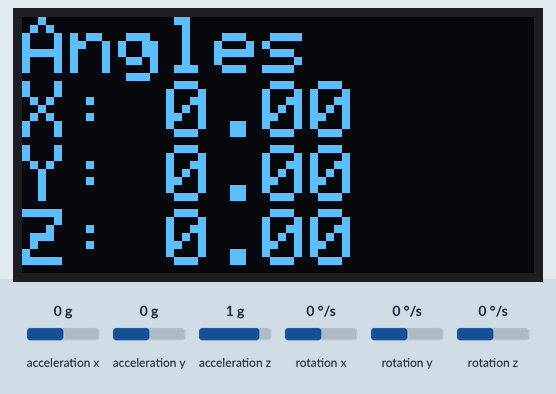
A sketch run on a simulated Arduino Uno, built with avr-gcc and run on an emulated ATmega328P. Parts: 128×64 one-colour display. Wiring (inferred from the names in the program): MPU-6050 motion sensor at I2C address 0x68. The inputs (shaded band) are chosen by the test bench; at power-on: acceleration z 1 g, rotation z 0 °/s, acceleration x 0 g, acceleration y 0 g, rotation x 0 °/s, rotation y 0 °/s. The display library's start-up logo is not drawn.

Above: at 17.4 s.
17.5 s: acceleration z set to 0 g
At 18.3 s:
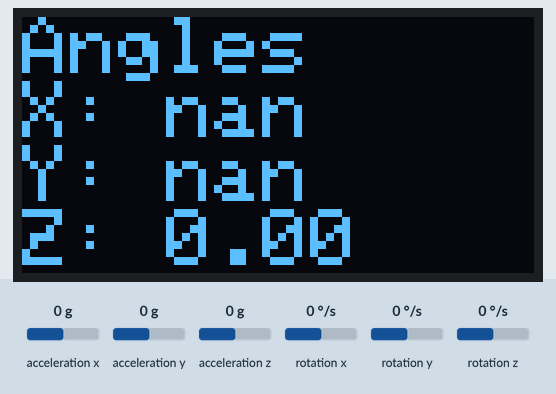
19.0 s: rotation z set to -192 °/s
At 19.19 s:
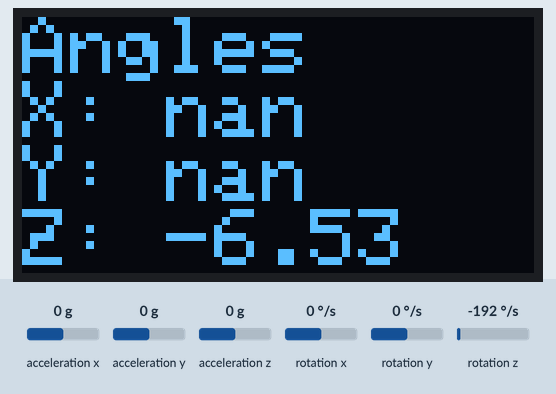
20.5 s: acceleration x set to -1.4 g
At 21.06 s:
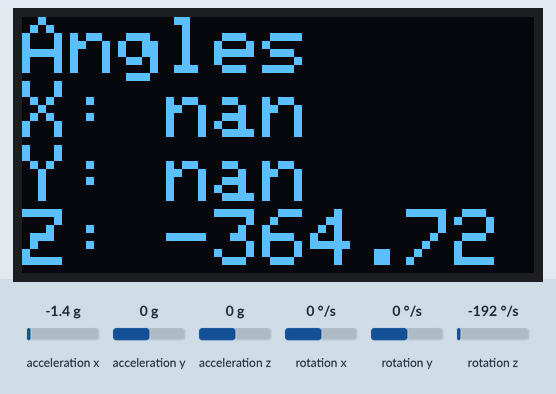
22.4 s: acceleration x set to 0 g
At 22.93 s:
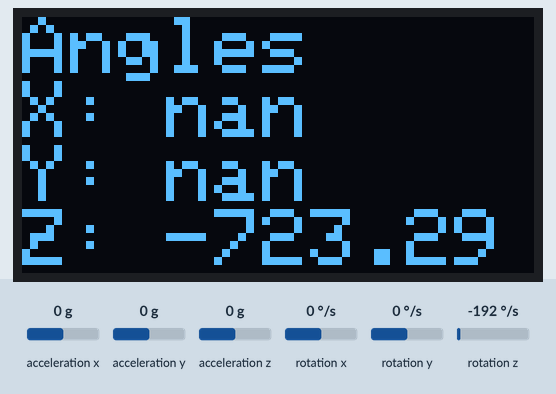
24.2 s: acceleration y set to -1.4 g
At 24.48 s:
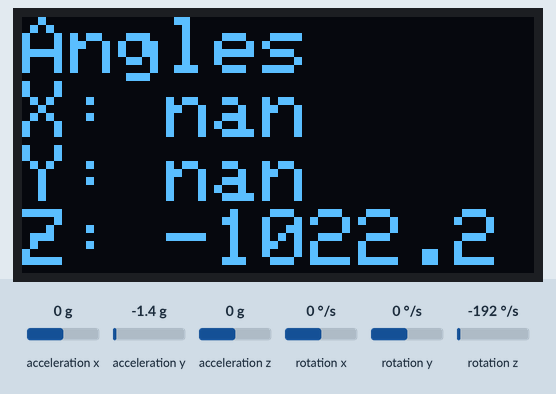
25.8 s: rotation x set to -192 °/s
At 27.91 s:
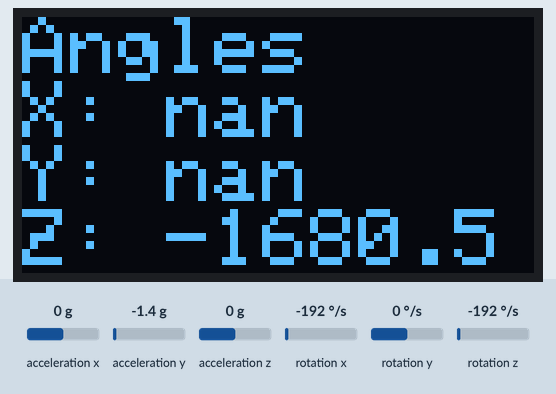

Measured:
- after the input at 17.5 s, the display: changes at once (image 1)
- after the input at 19.0 s, the display: changes at once (image 2)

The sketch:

gimbal.ino
```cpp
#include <Wire.h>
#include <Adafruit_GFX.h>
#include <Adafruit_SH110X.h>

#define i2c_Address 0x3c
#define SCREEN_WIDTH 128  // OLED display width, in pixels
#define SCREEN_HEIGHT 64  // OLED display height, in pixels
#define OLED_RESET -1     //   QT-PY / XIAO
#define OLED_RESET 4
Adafruit_SH1106G display = Adafruit_SH1106G(SCREEN_WIDTH, SCREEN_HEIGHT, &Wire, OLED_RESET);

//MSP프로토콜 설정//
enum {
  HEAD1,
  HEAD2,
  HEAD3,
  DATASIZE,
  CMD,
  ROLL,
  PICTH,
  YAW,
  THROTTLE,
  AUX,
  CRC,
  PACKETSIZE
};
uint8_t mspPacket[PACKETSIZE];

const int MPU_addr = 0x68;                  //MPU Address//
int16_t AcX, AcY, AcZ, Tmp, GyX, GyY, GyZ;  //가속도 센서값, 자이로 센서값//

//세가지 형태의 Roll, Pitch, Yaw 각도를 저장하기 위한 변수//
float accel_angle_x, accel_angle_y, accel_angle_z;
// float gyro_angle_x, gyro_angle_y, gyro_angle_z;
float filtered_angle_x, filtered_angle_y, filtered_angle_z;

//보정형 변수//
float baseAcX, baseAcY, baseAcZ;
float baseGyX, baseGyY, baseGyZ;

//시간관련 값//
float dt;
unsigned long t_now;
unsigned long t_prev;

//자이로 센서를 이용한 각도구하기//
float gyro_x, gyro_y, gyro_z;

float roll_target_angle = 0.0;
float pitch_target_angle = 0.0;
float yaw_target_angle = 0.0;

float base_roll_target_angle;
float base_pitch_target_angle;
float base_yaw_target_angle;

static uint8_t caliCount = 100;
static uint8_t caliDelay = 50;

void setup() {
  // put your setup code here, to run once:
  initMPU6050();  //MPU6050초기화//

  display.begin(i2c_Address, true);  // 시작 주소와 reset 여부 설정, true 대신 false 사용 시 수동 리셋 필요
  display.display();
  display.clearDisplay();
  display.setTextSize(2);              // 텍스트 크기 설정
  display.setTextColor(SH110X_WHITE);  // 텍스트 색상 설정
  display.setCursor(0, 0);             // 텍스트 시작 위치 설정
  display.display();                   // 화면에 표시

  // Serial.begin(115200);
  // Serial.println("calibAccelGyro");
  displayPrintln("caliAcGy");
  calibAccelGyro();  //가속도 자이로 센서의 초기 평균값을 구한다.//

  // Serial.println("initDT");
  display.setCursor(0, 16);
  displayPrintln("initDT");
  initDT();  //시간 간격 초기화//

  // Serial.println("initYPR");
  display.setCursor(0, 32);
  displayPrintln("initYPR");
  initYPR();  //Roll, Pitch, Yaw의 초기각도 값을 설정(평균을 구해 초기 각도로 설정, 호버링을 위한 목표 각도로 사용)//

  display.setCursor(0, 48);
  displayPrintln("done");
  delay(300);
}
///////////////////////
void initMPU6050() {
  //MPU6050 초기화//
  Wire.begin();
  Wire.beginTransmission(MPU_addr);
  Wire.write(0x6B);
  Wire.write(0);
  Wire.endTransmission(true);  //I2C의 제어권을 반환//
}
/////////////////////////
void calibAccelGyro() {
  float sumAcX = 0;
  float sumAcY = 0;
  float sumAcZ = 0;
  float sumGyX = 0;
  float sumGyY = 0;
  float sumGyZ = 0;

  readAccelGyro();

  //초기 보정값은 caliCount번의 가속도 자이로 센서의 값을 받아 해당 평균값을 가진다.//
  for (uint8_t i = 0; i < caliCount; i++) {
    readAccelGyro();

    sumAcX += AcX, sumAcY += AcY, sumAcZ += AcZ;
    sumGyX += GyX, sumGyY += GyY, sumGyZ += GyZ;

    displayi(i);
    delay(caliDelay);
  }

  baseAcX = sumAcX / caliCount;
  baseAcY = sumAcY / caliCount;
  baseAcZ = sumAcZ / caliCount;

  baseGyX = sumGyX / caliCount;
  baseGyY = sumGyY / caliCount;
  baseGyZ = sumGyZ / caliCount;
}
////////////////////////
void initDT() {
  t_prev = micros();  //초기 t_prev값은 근사값//
}
////////////////////////
void initYPR() {
  //초기 호버링의 각도를 잡아주기 위해서 Roll, Pitch, Yaw 상보필터 구하는 과정을 caliCount번 반복한다.//
  for (uint8_t i = 0; i < caliCount; i++) {
    readAccelGyro();
    calcDT();
    calcAccelYPR();
    calcGyroYPR();
    calcFilteredYPR();

    base_roll_target_angle += filtered_angle_y;
    base_pitch_target_angle += filtered_angle_x;
    base_yaw_target_angle += filtered_angle_z;

    displayi(i);
    delay(caliDelay);
  }

  //평균값을 구한다.//
  base_roll_target_angle /= caliCount;
  base_pitch_target_angle /= caliCount;
  base_yaw_target_angle /= caliCount;

  //초기 타겟 각도를 잡아준다.//
  roll_target_angle = base_roll_target_angle;
  pitch_target_angle = base_pitch_target_angle;
  yaw_target_angle = base_yaw_target_angle;
}
////////////////////////
void loop() {
  // put your main code here, to run repeatedly:
  readAccelGyro();
  calcDT();
  calcAccelYPR();     //가속도 센서 Roll, Pitch, Yaw의 각도를 구하는 루틴//
  calcGyroYPR();      //자이로 센서 Roll, Pitch, Yaw의 각도를 구하는 루틴//
  calcFilteredYPR();  //상보필터를 적용해 Roll, Pitch, Yaw의 각도를 구하는 루틴//
  static bool print;
  if (print) {
    // SendDataToProcessing(); //프로세싱으로 Roll, Pitch, Yaw값을 전송//
    display.clearDisplay();     // 디스플레이 클리어
    display.setCursor(0, 0);    // 커서 위치 설정
    display.println("Angles");  // 텍스트 출력
    display.print("X: ");
    display.println(filtered_angle_x);  // X 각도 출력
    display.print("Y: ");
    display.println(filtered_angle_y);  // Y 각도 출력
    display.print("Z: ");
    display.println(filtered_angle_z);  // Z 각도 출력
    display.display();                  // 변경 사항 디스플레이에 적용
    print = false;
  } else {
    print = true;
  }
}
void calcDT() {
  t_now = micros();
  dt = (t_now - t_prev) / 1000000.0;
  t_prev = t_now;
}
void calcAccelYPR() {
  float accel_x, accel_y, accel_z;
  float accel_xz, accel_yz;
  const float RADIANS_TO_DEGREES = 180 / 3.141592;

  accel_x = AcX - baseAcX;
  accel_y = AcY - baseAcY;
  accel_z = AcZ + (16384 - baseAcZ);

  //accel_angle_y는 Roll각을 의미//
  accel_yz = sqrt(pow(accel_y, 2) + pow(accel_z, 2));
  accel_angle_y = atan(-accel_x / accel_yz) * RADIANS_TO_DEGREES;

  //accel_angle_x는 Pitch값을 의미//
  accel_xz = sqrt(pow(accel_x, 2) + pow(accel_z, 2));
  accel_angle_x = atan(accel_y / accel_xz) * RADIANS_TO_DEGREES;

  accel_angle_z = 0;  //중력 가속도(g)의 방향과 정반대의 방향을 가리키므로 가속도 센서를 이용해서는 회전각을 계산할 수 없다.//
}
void calcGyroYPR() {
  const float GYROXYZ_TO_DEGREES_PER_SEC = 131;

  gyro_x = (GyX - baseGyX) / GYROXYZ_TO_DEGREES_PER_SEC;
  gyro_y = (GyY - baseGyY) / GYROXYZ_TO_DEGREES_PER_SEC;
  gyro_z = (GyZ - baseGyZ) / GYROXYZ_TO_DEGREES_PER_SEC;

  //gyro_angle_x += gyro_x * dt;
  //gyro_angle_y += gyro_y * dt;
  //gyro_angle_z += gyro_z * dt;
}
void calcFilteredYPR() {
  const float ALPHA = 0.96;
  float tmp_angle_x, tmp_angle_y, tmp_angle_z;

  tmp_angle_x = filtered_angle_x + gyro_x * dt;
  tmp_angle_y = filtered_angle_y + gyro_y * dt;
  tmp_angle_z = filtered_angle_z + gyro_z * dt;

  //상보필터 값 구하기(가속도, 자이로 센서의 절충)//
  filtered_angle_x = ALPHA * tmp_angle_x + (1.0 - ALPHA) * accel_angle_x;
  filtered_angle_y = ALPHA * tmp_angle_y + (1.0 - ALPHA) * accel_angle_y;
  filtered_angle_z = tmp_angle_z;
}
void readAccelGyro() {
  Wire.beginTransmission(MPU_addr);
  Wire.write(0x3B);
  Wire.endTransmission(false);  //I2C의 제어권을 이어간다//
  Wire.requestFrom(MPU_addr, 14, true);

  //가속도, 자이로 센서의 값을 읽어온다.//
  AcX = Wire.read() << 8 | Wire.read();
  AcY = Wire.read() << 8 | Wire.read();
  AcZ = Wire.read() << 8 | Wire.read();
  Tmp = Wire.read() << 8 | Wire.read();
  GyX = Wire.read() << 8 | Wire.read();
  GyY = Wire.read() << 8 | Wire.read();
  GyZ = Wire.read() << 8 | Wire.read();
}
// void SendDataToProcessing(){
//   // Serial.print(F("DEL: "));
//   // Serial.print(dt, DEC);
//   // Serial.print(F("#ACC: "));
//   // Serial.print(accel_angle_x, 2);
//   // Serial.print(F(", "));
//   // Serial.print(accel_angle_y, 2);
//   // Serial.print(F(", "));
//   // Serial.print(accel_angle_z, 2);
//   // Serial.print(F("#GYR:"));
//   // Serial.print(gyro_angle_x, 2);
//   // Serial.print(F(", "));
//   // Serial.print(gyro_angle_y, 2);
//   // Serial.print(F(", "));
//   // Serial.print(gyro_angle_z, 2);
//   // Serial.print(F("#FIL: "));
//   // Serial.print(filtered_angle_x);
//   // Serial.print(F(", "));
//   // Serial.print(filtered_angle_y);
//   // Serial.print(F(", "));
//   // Serial.print(filtered_angle_z);
//   // Serial.print(F("\n"));
//   delay(5);
// }

void displayPrint(String str) {
  display.print(str);  // 텍스트 출력
  display.display();   // 변경 사항 디스플레이에 적용
}

void displayPrintln(String str) {
  display.println(str);  // 텍스트 출력
  display.display();     // 변경 사항 디스플레이에 적용
}
void displayi(uint8_t i) {
  display.fillRect(100, 47, 28, 16, SH110X_BLACK);  // 사각형으로 이전 숫자 지우기
  display.setCursor(100, 47);                       // 커서 위치 설정
  display.print(i);                                 // 현재 인덱스 출력
  display.display();                                // 디스플레이 갱신
}
```
